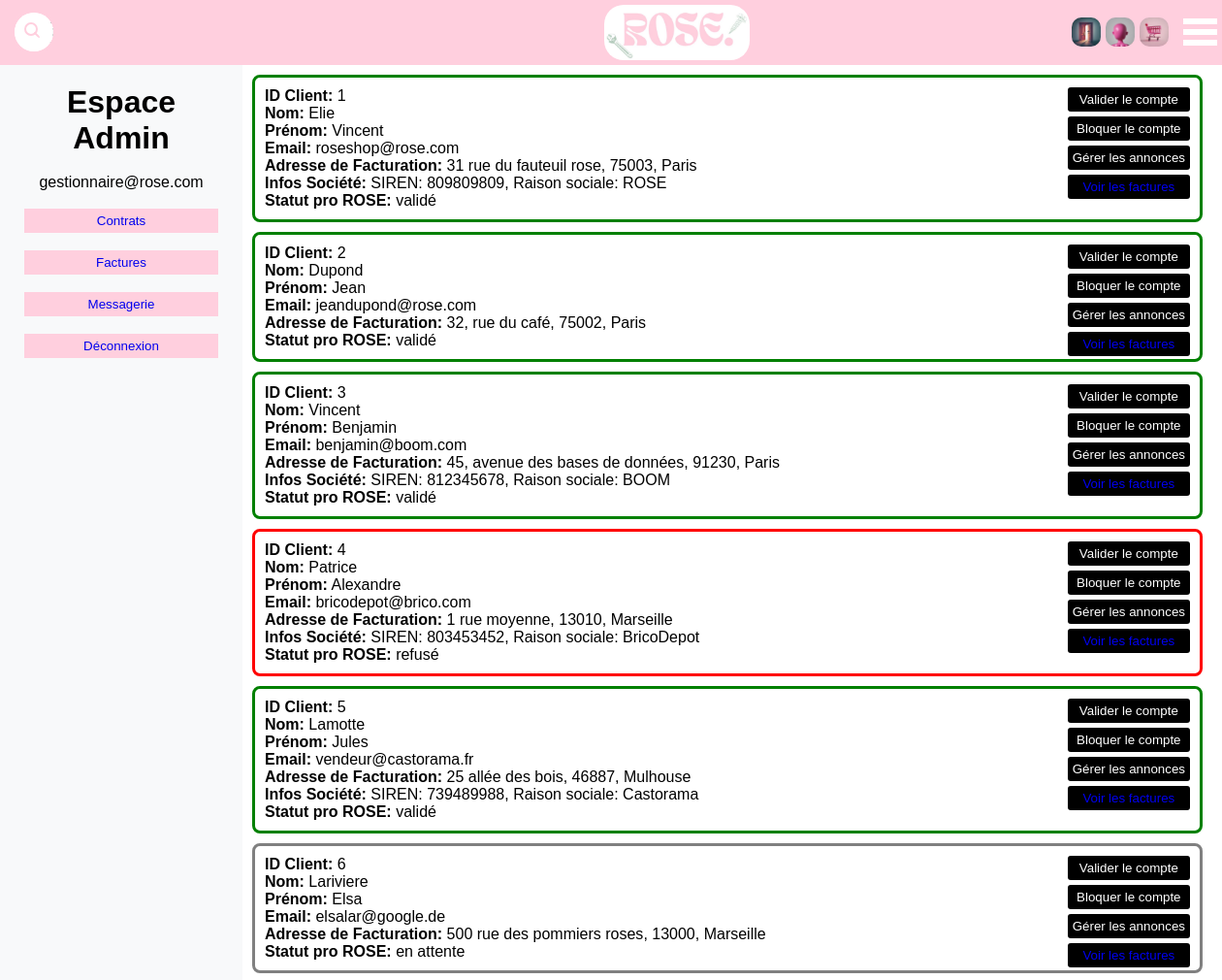
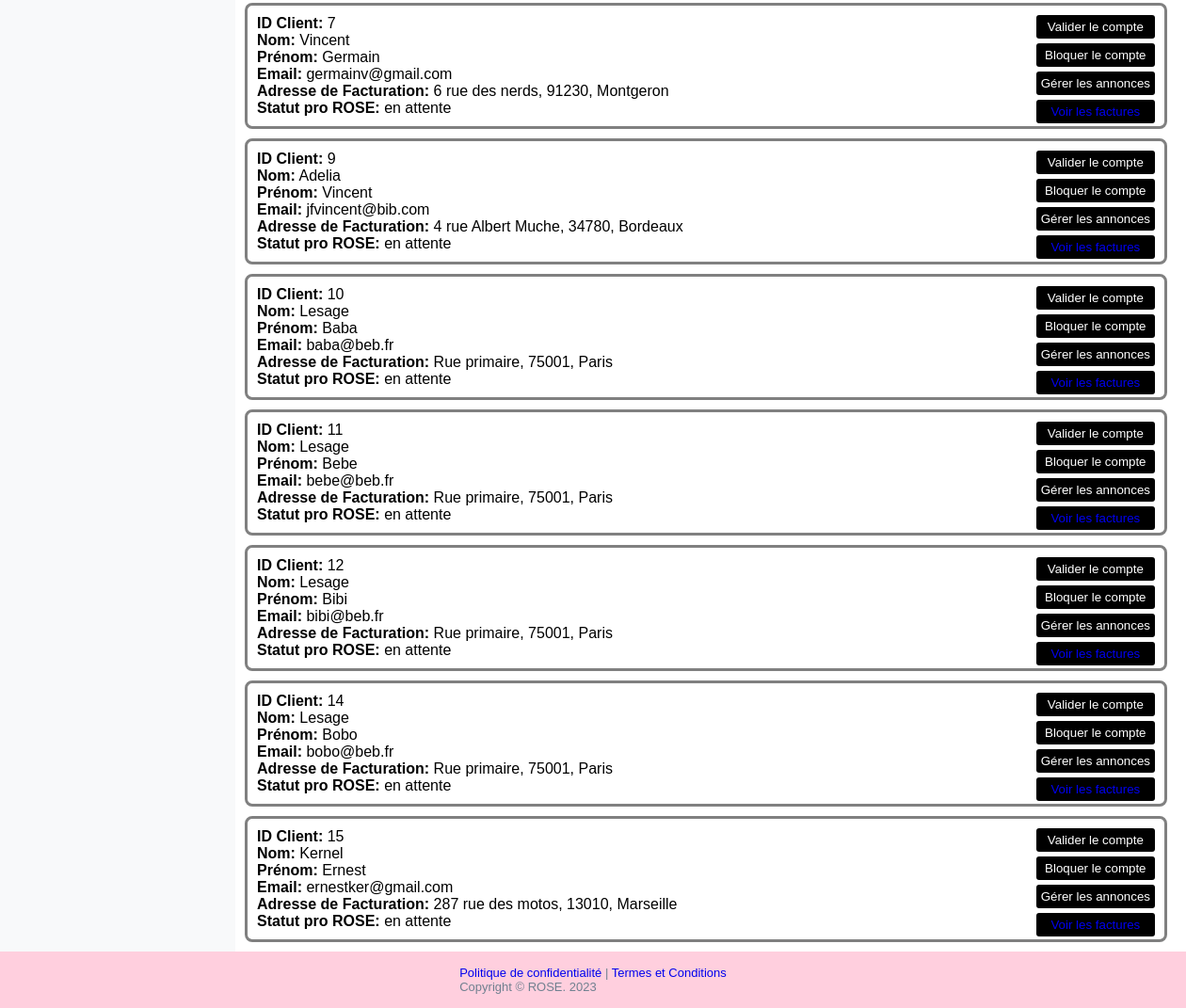
The app's page /espace_gestionnaire.php?contrats (signed in) with its own data (2 pictures, top to bottom).
### tables this page shows
CREATE TABLE adresse (
    id_adresse INT(11) AUTO_INCREMENT,
    numetrue_adresse varchar(100),
    codepostal_adresse numeric(5),
    villeadresse_adresse varchar(50),
	type_adresse ENUM('facturation','livraison') NOT NULL DEFAULT 'facturation',
	id_client INT(11),
    	PRIMARY KEY (id_adresse),
		FOREIGN KEY (id_client) REFERENCES client(id_client)
);

CREATE TABLE client (
    id_client INT(11) AUTO_INCREMENT,
    email_client varchar(250),
    type_client binary(1),
    raisonsociale_client varchar(36),
    siren_client varchar(9),
    nom_client varchar(100),
    prenom_client varchar(50),
    password_client varchar(255),
    numtel_client numeric(10) ZEROFILL,
    datedenaissance_client date,
    date_creation TIMESTAMP DEFAULT CURRENT_TIMESTAMP,
    id_gestionnaire VARCHAR(11),
	statut_pro ENUM('en attente', 'validé', 'refusé') NOT NULL DEFAULT 'en attente',
		PRIMARY KEY (id_client),
		FOREIGN KEY (id_gestionnaire) REFERENCES gestionnaire (id_gestionnaire)
);

### include/fonctions.php (called while the page is built, shortened)
<?php
	function singleQuery($sql) {
		$con = new mysqli ("localhost", "root", "", "rosemarketplace", 3306);
		$result = mysqli_query($con, $sql);
		if($result){
            $data = mysqli_fetch_assoc($result);
		}
		return $data;
	}
	function getBorderColorClass($statut) {
		switch ($statut) {
			case 'en attente':
				return 'en-attente-border';
			case 'validé':
				return 'valide-border';
			case 'refusé':
				return 'refuse-border';
		}
	}
?>

### dashboard/contrats.php (the view, shortened to what this page needs)
<?php
    include("./include/fonctions.php");
    $user = $_SESSION['user_id_id'];
?>
<!DOCTYPE html>
<html lang="fr">
<head>
    <link rel="stylesheet" type="text/css" href="./css/contrats.css">
</head>
<body>
    <?php
        $query_clients = "SELECT * FROM client LEFT JOIN adresse USING (id_client) WHERE id_gestionnaire = '$user' AND type_adresse='facturation'";
        $result_clients = mysqli_query($con, $query_clients);
        while ($client = mysqli_fetch_assoc($result_clients)) {
            $id_client = $client['id_client'];
            $nom_client = $client['nom_client'];
            $prenom_client = $client['prenom_client'];
            $email_client = $client['email_client'];
            $statut = $client['statut_pro'];
            $query_adresse = "SELECT * FROM adresse WHERE id_adresse = '{$client['id_adresse']}'";
            $adresse = singleQuery($query_adresse);
            $type_client = $client['type_client'];
            $infos_societe = ($type_client == 1) ? "SIREN: {$client['siren_client']}, Raison sociale: {$client['raisonsociale_client']}" : '';
    ?>
<div class='vignette <?php echo getBorderColorClass($statut); ?>'>
        <p><strong>ID Client:</strong> <?php echo $id_client;?></p>
        <p><strong>Nom:</strong> <?php echo $nom_client;?></p>
        <p><strong>Prénom:</strong> <?php echo $prenom_client;?></p>
        <p><strong>Email:</strong> <?php echo $email_client;?></p>
        <p><strong>Adresse de Facturation:</strong> <?php echo "{$adresse['numetrue_adresse']}, {$adresse['codepostal_adresse']}, {$adresse['villeadresse_adresse']}" ?></p>
        <?php if($type_client==1) : ;?>
            <p><strong>Infos Société:</strong> <?php echo $infos_societe;?></p>
        <?php endif;?>
        <p><strong>Statut pro ROSE:</strong> <?php echo $statut;?></p>
        <div class="actions">
            <button class="action-button" onclick="validerCompte(<?php echo $id_client; ?>, 'validé')">Valider le compte</button>
            <button class="action-button" onclick="validerCompte(<?php echo $id_client; ?>, 'refusé')">Bloquer le compte</button>
            <a href="page_fournisseur.php?id=<?php echo urldecode($id_client); ?>"><button class="action-button">Gérer les annonces</button></a>
            <button class="action-button"><a href="espace_gestionnaire.php?factures&idf=<?php echo $id_client; ?>">Voir les factures</a></button>
        </div>
    </div>
        <?php };?>
</body>
</html>

### css/dashboard.css (style rules this page uses)
body { margin: 0; padding: 0; }

### css/main_style.css (style rules this page uses)
* { text-decoration: none; margin:0; font-family:arial; }
button { background-color: #FFCFDE; color: #fff; border: none; padding: 5px 10px; cursor: pointer; }

### css/contrats.css (style rules this page uses)
.vignette { border: 3px solid #ccc; padding: 10px; margin: 10px; border-radius: 8px; position: relative; }
.actions { position: absolute; top: 10px; right: 10px; display: flex; flex-direction: column; gap: 5px; }
.action-button { padding: 5px; cursor: pointer; background-color: black; border-radius: 3px; }
.en-attente-border { border-color: gray; }
.valide-border { border-color: green; }
.refuse-border { border-color: red; }

### records on screen
adresse: id_client.id_client "1", id_client.nom_client "Elie", id_client.prenom_client "Vincent", id_client.email_client "roseshop@rose.com", numetrue_adresse "31 rue du fauteuil rose", codepostal_adresse "75003", villeadresse_adresse "Paris", id_client.raisonsociale_client "SIREN: 809809809, Raison sociale: ROSE", id_client.statut_pro "validé"
adresse: id_client.id_client "2", id_client.nom_client "Dupond", id_client.prenom_client "Jean", id_client.email_client "jeandupond@rose.com", numetrue_adresse "32, rue du café", codepostal_adresse "75002", villeadresse_adresse "Paris", id_client.statut_pro "validé"
adresse: id_client.id_client "3", id_client.nom_client "Vincent", id_client.prenom_client "Benjamin", id_client.email_client "benjamin@boom.com", numetrue_adresse "45, avenue des bases de données", codepostal_adresse "91230", villeadresse_adresse "Paris", id_client.raisonsociale_client "SIREN: 812345678, Raison sociale: BOOM", id_client.statut_pro "validé"
adresse: id_client.id_client "4", id_client.nom_client "Patrice", id_client.prenom_client "Alexandre", id_client.email_client "bricodepot@brico.com", numetrue_adresse "1 rue moyenne", codepostal_adresse "13010", villeadresse_adresse "Marseille", id_client.raisonsociale_client "SIREN: 803453452, Raison sociale: BricoDepot", id_client.statut_pro "refusé"
adresse: id_client.id_client "5", id_client.nom_client "Lamotte", id_client.prenom_client "Jules", id_client.email_client "vendeur@castorama.fr", numetrue_adresse "25 allée des bois", codepostal_adresse "46887", villeadresse_adresse "Mulhouse", id_client.raisonsociale_client "SIREN: 739489988, Raison sociale: Castorama", id_client.statut_pro "validé"
adresse: id_client.id_client "6", id_client.nom_client "Lariviere", id_client.prenom_client "Elsa", id_client.email_client "elsalar@google.de", numetrue_adresse "500 rue des pommiers roses", codepostal_adresse "13000", villeadresse_adresse "Marseille", id_client.statut_pro "en attente"
adresse: id_client.id_client "7", id_client.nom_client "Vincent", id_client.prenom_client "Germain", id_client.email_client "germainv@gmail.com", numetrue_adresse "6 rue des nerds", codepostal_adresse "91230", villeadresse_adresse "Montgeron", id_client.statut_pro "en attente"
adresse: id_client.id_client "9", id_client.nom_client "Adelia", id_client.prenom_client "Vincent", id_client.email_client "jfvincent@bib.com", numetrue_adresse "4 rue Albert Muche", codepostal_adresse "34780", villeadresse_adresse "Bordeaux", id_client.statut_pro "en attente"
adresse: id_client.id_client "10", id_client.nom_client "Lesage", id_client.prenom_client "Baba", id_client.email_client "baba@beb.fr", numetrue_adresse "Rue primaire", codepostal_adresse "75001", villeadresse_adresse "Paris", id_client.statut_pro "en attente"
adresse: id_client.id_client "11", id_client.nom_client "Lesage", id_client.prenom_client "Bebe", id_client.email_client "bebe@beb.fr", numetrue_adresse "Rue primaire", codepostal_adresse "75001", villeadresse_adresse "Paris", id_client.statut_pro "en attente"
adresse: id_client.id_client "12", id_client.nom_client "Lesage", id_client.prenom_client "Bibi", id_client.email_client "bibi@beb.fr", numetrue_adresse "Rue primaire", codepostal_adresse "75001", villeadresse_adresse "Paris", id_client.statut_pro "en attente"
adresse: id_client.id_client "14", id_client.nom_client "Lesage", id_client.prenom_client "Bobo", id_client.email_client "bobo@beb.fr", numetrue_adresse "Rue primaire", codepostal_adresse "75001", villeadresse_adresse "Paris", id_client.statut_pro "en attente"
adresse: id_client.id_client "15", id_client.nom_client "Kernel", id_client.prenom_client "Ernest", id_client.email_client "ernestker@gmail.com", numetrue_adresse "287 rue des motos", codepostal_adresse "13010", villeadresse_adresse "Marseille", id_client.statut_pro "en attente"

### other values on screen
$_SESSION['user_id'] "gestionnaire@rose.com"
